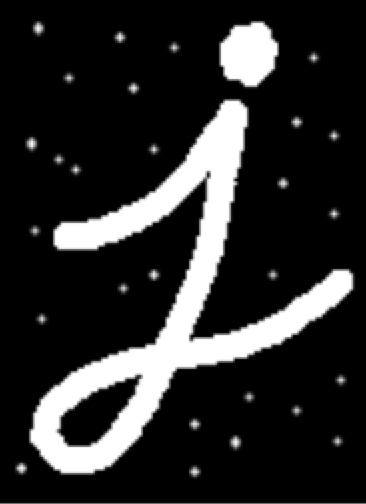
#> input picture 04_opencv/image/letteropen.png, 366 x 504 px
$ python 'lf_12_礼帽和黑帽运算.py'
#> lines starting #> are read from the running program, lines starting #| are printed output that depends on the picture
import numpy as np
import cv2 as cv
import matplotlib.pyplot as plt
from pylab import mpl
# 设置显示中文字体
mpl.rcParams["font.sans-serif"] = ["SimHei"]
# 设置正常显示符号
mpl.rcParams["axes.unicode_minus"] = False
# 获取图像
img1 = cv.imread('./image/letteropen.png')
#> img1 is the input picture: shape (504, 366, 3); mean B, G, R 43.1, 43.1, 43.1
img2 = cv.imread('./image/letterclose.png')
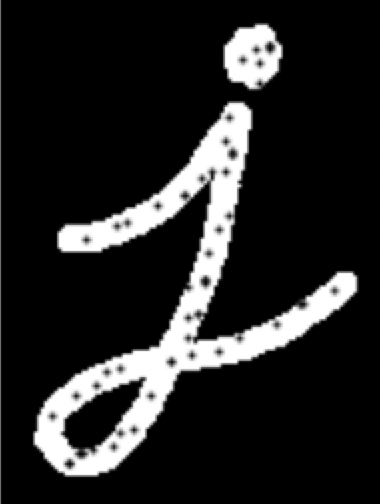
#> input picture 04_opencv/image/letterclose.png, 380 x 504 px
#> img2 is the input picture: shape (504, 380, 3); mean B, G, R 37.6, 37.6, 37.6
# 创建一个10*10的核结构
kernel = np.ones((10,10),np.int8)
# 礼帽运算--原图-开运算图--获取背景--分离比邻近点亮一些的斑块
cvOpen = cv.morphologyEx(img1,op=cv.MORPH_TOPHAT,kernel=kernel)
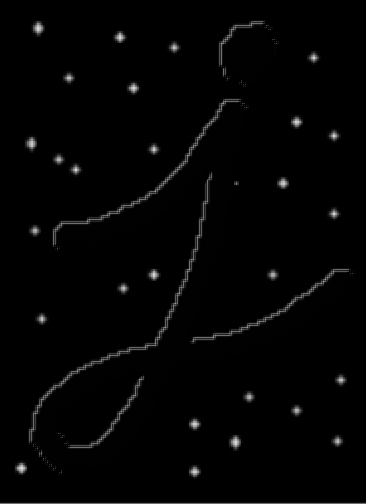
#> cvOpen: shape (504, 366, 3); mean B, G, R 3.6, 3.6, 3.6
# 黑帽运算--闭运算图-原图--分离比邻近点暗一些的斑块
cvClose = cv.morphologyEx(img2,op=cv.MORPH_BLACKHAT,kernel=kernel)
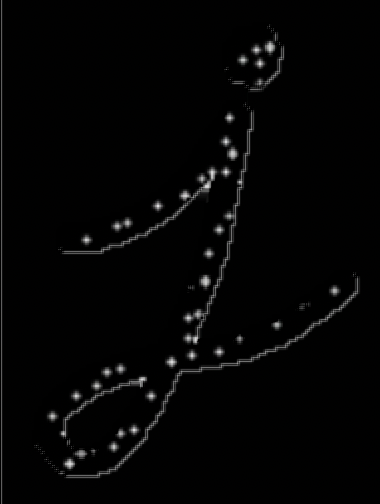
#> cvClose: shape (504, 380, 3); mean B, G, R 4.6, 4.6, 4.6
# 图像展示
fig,axes=plt.subplots(nrows=2,ncols=2,figsize=(10,8))
axes[0,0].imshow(img1)
axes[0,0].set_title("原图")
axes[0,1].imshow(cvOpen)
axes[0,1].set_title("礼帽运算结果")
axes[1,0].imshow(img2)
axes[1,0].set_title("原图")
axes[1,1].imshow(cvClose)
axes[1,1].set_title("黑帽运算结果")
plt.show()
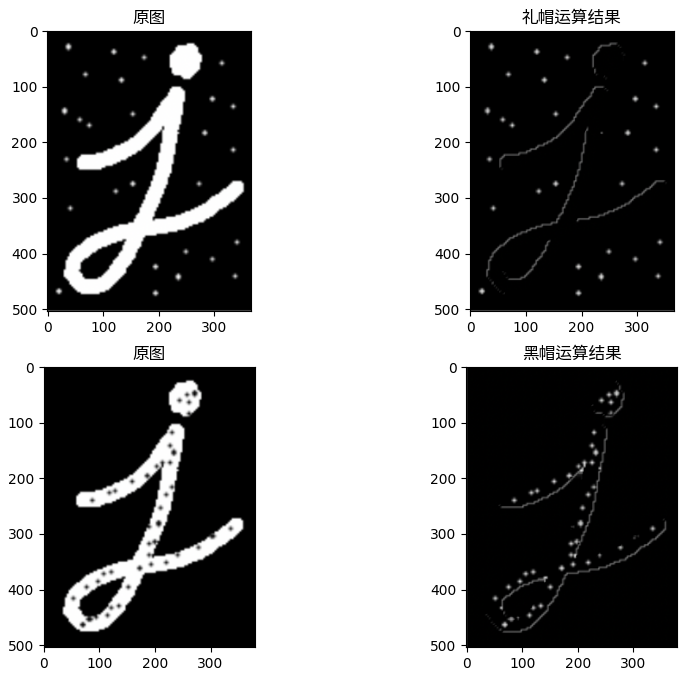
#> figure drawn by matplotlib, 4 panels; B, G, R data is drawn as R, G, B
